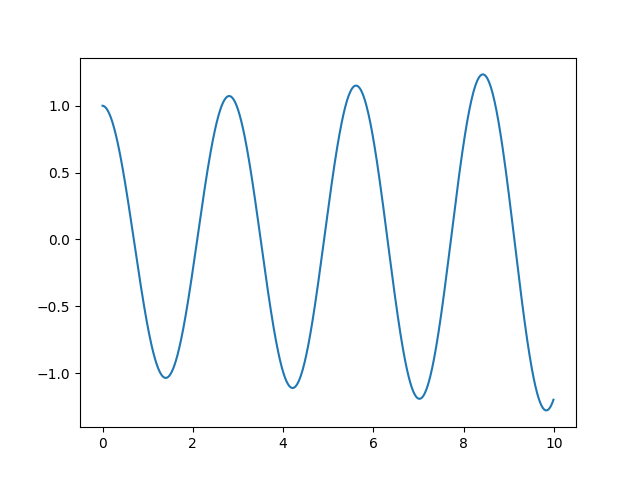

Reproduce this figure in Python.
import numpy as np
import matplotlib.pylab as plt


data=np.loadtxt('euler.dat')
x1= data[:,0]
y1= data[:,1]
v=  data[:,2]
plt.figure(1)
plt.plot(x1,y1)
plt.savefig('euler.png')

plt.figure(2)
plt.plot(v,y1)
plt.savefig('yvsveleuler.png')




